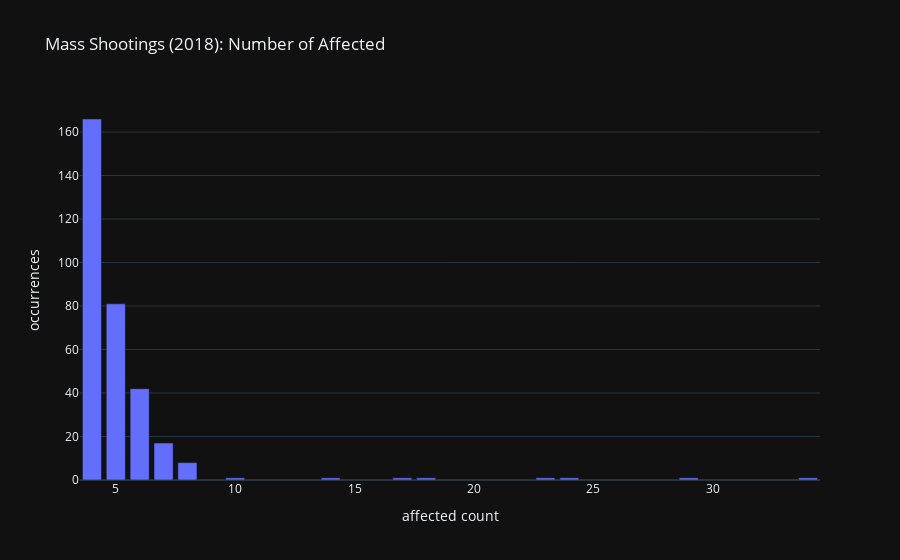

This figure's notebook cell:
### Code cell
plot_affect_count(mass_df, title="Mass Shootings (2018): Number of Affected")

### Figure 1 — Plotly figure (JSON) as saved in the notebook; plotly's stock layout.template omitted (floating-point values rounded to 4 significant figures)
{"data": [{"alignmentgroup": "True", "hovertemplate": "affected count=%{x}<br>occurrences=%{y}<extra></extra>", "legendgroup": "", "marker": {"color": "#636efa", "pattern": {"shape": ""}}, "name": "", "offsetgroup": "", "orientation": "v", "showlegend": false, "textposition": "auto", "x": [4, 5, 6, 7, 8, 10, 14, 17, 18, 23, 24, 29, 34], "xaxis": "x", "y": [166, 81, 42, 17, 8, 1, 1, 1, 1, 1, 1, 1, 1], "yaxis": "y", "type": "bar"}], "layout": {"xaxis": {"anchor": "y", "domain": [0.0, 1.0], "title": {"text": "affected count"}}, "yaxis": {"anchor": "x", "domain": [0.0, 1.0], "title": {"text": "occurrences"}}, "legend": {"tracegroupgap": 0}, "title": {"text": "Mass Shootings (2018): Number of Affected"}, "barmode": "relative"}}
